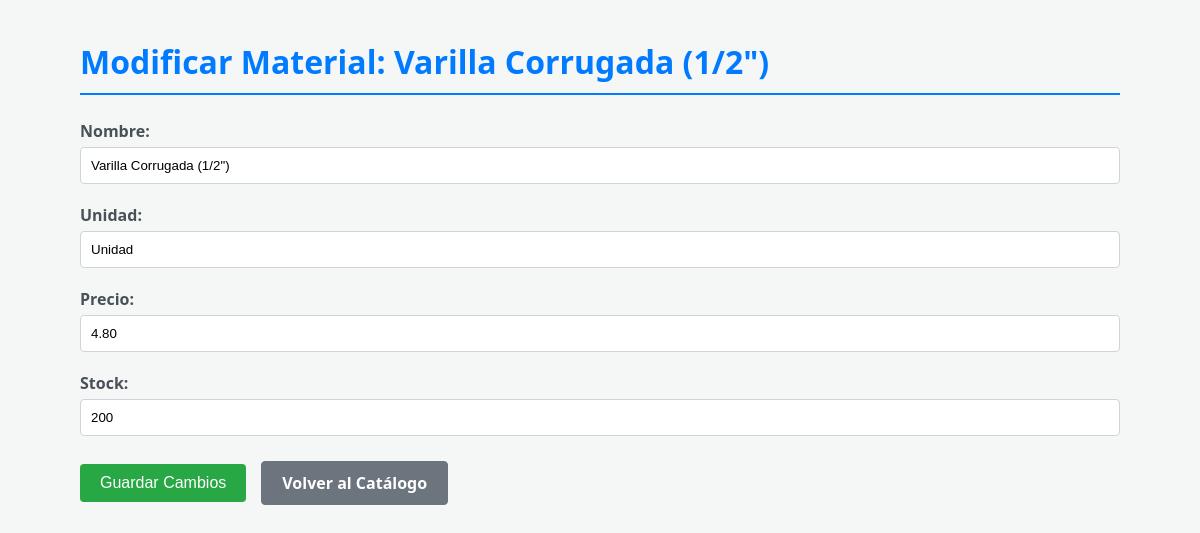
The page /editar.php?id=2 on the database its author committed.
### tables this page shows
CREATE TABLE `materiales` (
  `id` int(11) NOT NULL,
  `nombre` varchar(255) NOT NULL,
  `unidad_medida` varchar(50) NOT NULL,
  `precio` decimal(10,2) NOT NULL,
  `stock` int(11) NOT NULL,
  `total_producto` decimal(10,2) GENERATED ALWAYS AS (`precio` * `stock`) STORED
);

### editar.php (the view, shortened to what this page needs)
<?php
include('config/conexion.php');
if (isset($_GET['id']) || ($_SERVER["REQUEST_METHOD"] == "POST" && isset($_POST['id']))) {
    $id = (int)($_GET['id'] ?? $_POST['id']);
    $sql_select = "SELECT * FROM materiales WHERE id = $id";
    $resultado = $conn->query($sql_select);
    if ($resultado->num_rows === 1) {
        $material = $resultado->fetch_assoc();
    } else {
        header("Location: index.php?msg=not_found");
        exit();
    }
} else {
    header("Location: index.php");
    exit();
}
?>
<!DOCTYPE html>
<html lang="es">
<head>
    <link rel="stylesheet" href="css/estilos.css">
</head>
<body>
    <div class="container">
        <h1>Modificar Material: <?= htmlspecialchars($material['nombre']) ?></h1>
        <form action="editar.php" method="POST">
            <div class="form-group">
                <label for="nombre">Nombre:</label>
                <input type="text" id="nombre" name="nombre" value="<?= htmlspecialchars($material['nombre']) ?>" required>
            </div>
            <div class="form-group">
                <label for="unidad_medida">Unidad:</label>
                <input type="text" id="unidad_medida" name="unidad_medida" value="<?= htmlspecialchars($material['unidad_medida']) ?>" required>
            </div>
            <div class="form-group">
                <label for="precio">Precio:</label>
                <input type="number" id="precio" name="precio" step="0.01" min="0.01" value="<?= htmlspecialchars($material['precio']) ?>" required>
            </div>
            <div class="form-group">
                <label for="stock">Stock:</label>
                <input type="number" id="stock" name="stock" min="0" value="<?= htmlspecialchars($material['stock']) ?>" required>
            </div>
            <div class="acciones-formulario">
                <button type="submit">Guardar Cambios</button>
                <a href="index.php" class="btn-secundario">Volver al Catálogo</a>
            </div>
            </form>
        </div>
</body>
</html>

### css/estilos.css (style rules this page uses)
body { font-family: 'Segoe UI', Tahoma, Geneva, Verdana, sans-serif; margin: 40px; background-color: #f4f7f6; color: #333; }
h1 { color: #007bff; border-bottom: 2px solid #007bff; padding-bottom: 10px; margin-bottom: 25px; }
a { color: #007bff; text-decoration: none; }
.container { max-width: 100%; margin: auto; padding: 0 40px; }
form { width: 100%; }
.form-group { margin-bottom: 20px; }
label { display: block; margin-bottom: 5px; font-weight: bold; color: #495057; }
input[type="text"], input[type="number"] { padding: 10px; width: 100%; border: 1px solid #ced4da; border-radius: 4px; box-sizing: border-box; }
button[type="submit"] { background-color: #28a745; color: white; padding: 10px 20px; border: none; border-radius: 4px; cursor: pointer; font-size: 16px; transition: background-color 0.3s; }
.acciones-formulario { display: flex; gap: 15px; margin-top: 25px; align-items: center; }
.btn-secundario { display: inline-block; background-color: #6c757d; color: white; padding: 10px 20px; border-radius: 4px; font-size: 16px; font-weight: bold; transition: background-color 0.3s; text-decoration: none; border: 1px solid #6c757d; }

### rows shown on the page
materiales: nombre "Varilla Corrugada (1/2\")", unidad_medida "Unidad", precio "4.80", stock "200"
